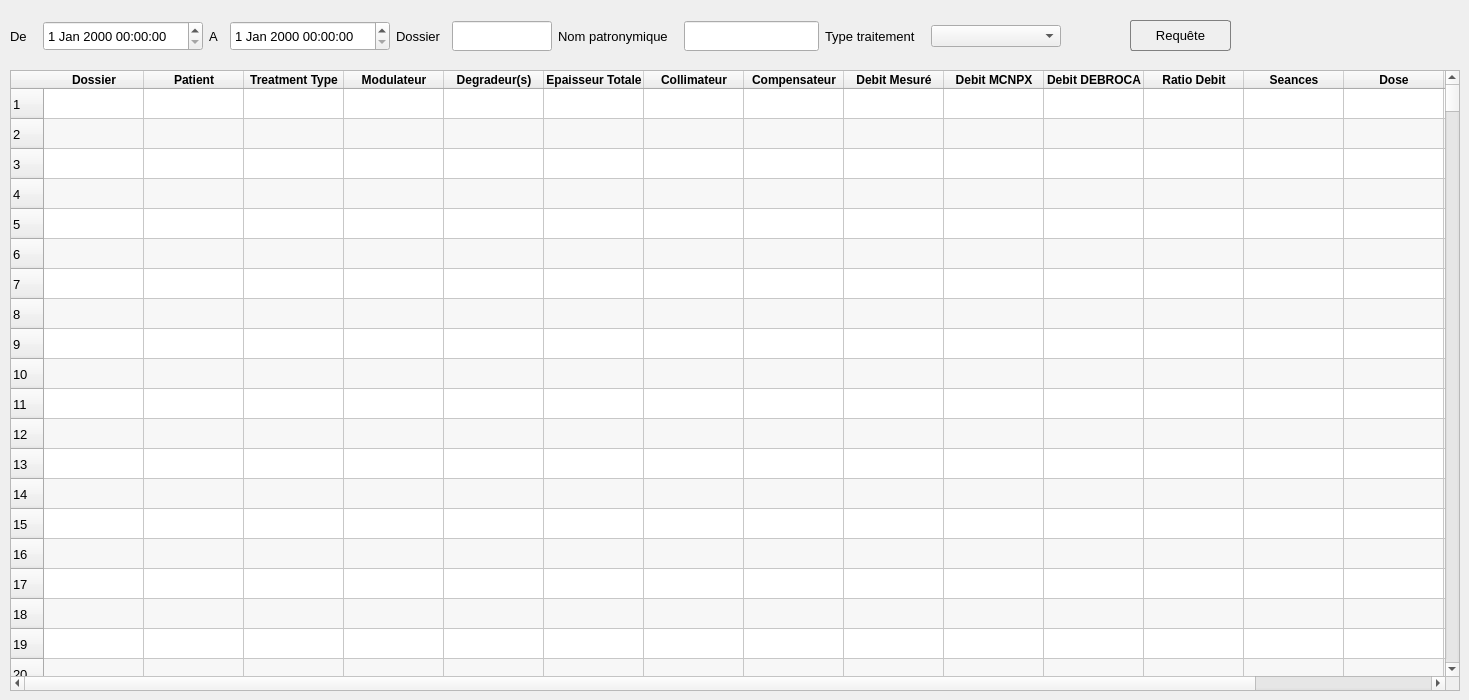
    <widget class="QWidget" name="dossierWidget">
     <widget class="QPushButton" name="listDossier_createNewDossierPushButton">
      <property name="geometry">
       <rect>
        <x>1350</x>
        <y>9</y>
        <width>50</width>
        <height>50</height>
       </rect>
      </property>
      <property name="toolTip">
       <string extracomment="Create new dossier"/>
      </property>
      <property name="toolTipDuration">
       <number>2</number>
      </property>
      <property name="statusTip">
       <string extracomment="test2"/>
      </property>
      <property name="whatsThis">
       <string extracomment="test1"/>
      </property>
      <property name="accessibleDescription">
       <string extracomment="test3"/>
      </property>
      <property name="styleSheet">
       <string notr="true">QPushButton {
border-image: url(:/images/create_new_button.png);
border-radius:25px;
}
QPushButton:pressed {
border-width: 2px;
border-style: inset;
}
</string>
      </property>
      <property name="text">
       <string extracomment="test4"/>
      </property>
     </widget>
     <widget class="QTableWidget" name="listDossier_dossierTableWidget">
      <property name="geometry">
       <rect>
        <x>10</x>
        <y>70</y>
        <width>1450</width>
        <height>621</height>
       </rect>
      </property>
      <property name="font">
       <font>
        <pointsize>10</pointsize>
       </font>
      </property>
      <property name="styleSheet">
       <string notr="true"/>
      </property>
      <property name="frameShape">
       <enum>QFrame::StyledPanel</enum>
      </property>
      <property name="frameShadow">
       <enum>QFrame::Plain</enum>
      </property>
      <property name="lineWidth">
       <number>4</number>
      </property>
      <property name="midLineWidth">
       <number>6</number>
      </property>
      <property name="alternatingRowColors">
       <bool>true</bool>
      </property>
      <property name="rowCount">
       <number>1000</number>
      </property>
      <row/>
      <row/>
      <row/>
      <row/>
      <row/>
      <row/>
      <row/>
      <row/>
      <row/>
      <row/>
      <row/>
      <row/>
      <row/>
      <row/>
      <row/>
      <row/>
      <row/>
      <row/>
      <row/>
      <row/>
      <row/>
      <row/>
      <row/>
      <row/>
      <row/>
      <row/>
      <row/>
      <row/>
      <row/>
      <row/>
      <row/>
      <row/>
      <row/>
      <row/>
      <row/>
      <row/>
      <row/>
      <row/>
      <row/>
      <row/>
      <row/>
      <row/>
      <row/>
      <row/>
      <row/>
      <row/>
      <row/>
      <row/>
      <row/>
      <row/>
      <row/>
      <row/>
      <row/>
      <row/>
      <row/>
      <row/>
      <row/>
      <row/>
      <row/>
      <row/>
      <row/>
      <row/>
      <row/>
      <row/>
      <row/>
      <row/>
      <row/>
      <row/>
      <row/>
      <row/>
      <row/>
      <row/>
      <row/>
      <row/>
      <row/>
      <row/>
      <row/>
      <row/>
      <row/>
      <row/>
      <row/>
      <row/>
      <row/>
      <row/>
      <row/>
      <row/>
      <row/>
      <row/>
      <row/>
      <row/>
      <row/>
      <row/>
      <row/>
      <row/>
      <row/>
      <row/>
      <row/>
      <row/>
      <row/>
      <row/>
      <row/>
      <row/>
      <row/>
      <row/>
      <row/>
      <row/>
      <row/>
      <row/>
      <row/>
      <row/>
      <row/>
      <row/>
      <row/>
      <row/>
      <row/>
      <row/>
      <row/>
      <row/>
      <row/>
      <row/>
      <row/>
      <row/>
      <row/>
      <row/>
      <row/>
      <row/>
      <row/>
      <row/>
      <row/>
      <row/>
      <row/>
      <row/>
      <row/>
      <row/>
      <row/>
      <row/>
      <row/>
      <row/>
      <row/>
      <row/>
      <row/>
      <row/>
      <row/>
      <row/>
      <row/>
      <row/>
      <row/>
      <row/>
      <row/>
      <row/>
      <row/>
      <row/>
      <row/>
      <row/>
      <row/>
      <row/>
      <row/>
      <row/>
      <row/>
      <row/>
      <row/>
      <row/>
      <row/>
      <row/>
      <row/>
      <row/>
      <row/>
      <row/>
      <row/>
      <row/>
      <row/>
      <row/>
      <row/>
      <row/>
      <row/>
      <row/>
      <row/>
      <row/>
      <row/>
      <row/>
      <row/>
      <row/>
      <row/>
      <row/>
      <row/>
      <row/>
      <row/>
      <row/>
      <row/>
      <row/>
      <row/>
      <row/>
      <row/>
      <row/>
      <row/>
      <row/>
      <row/>
      <row/>
      <row/>
      <row/>
      <row/>
      <row/>
      <row/>
      <row/>
      <row/>
      <row/>
      <row/>
      <row/>
      <row/>
      <row/>
      <row/>
      <row/>
      <row/>
      <row/>
      <row/>
      <row/>
      <row/>
      <row/>
      <row/>
      <row/>
      <row/>
      <row/>
      <row/>
      <row/>
      <row/>
      <row/>
      <row/>
      <row/>
      <row/>
      <row/>
      <row/>
      <row/>
      <row/>
      <row/>
      <row/>
      <row/>
      <row/>
      <row/>
      <row/>
      <row/>
      <row/>
      <row/>
      <row/>
      <row/>
      <row/>
      <row/>
      <row/>
      <row/>
      <row/>
      <row/>
      <row/>
      <row/>
      <row/>
      <row/>
      <row/>
      <row/>
      <row/>
      <row/>
      <row/>
      <row/>
      <row/>
      <row/>
      <row/>
      <row/>
      <row/>
      <row/>
      <row/>
      <row/>
      <row/>
      <row/>
      <row/>
      <row/>
      <row/>
      <row/>
      <row/>
      <row/>
      <row/>
      <row/>
      <row/>
      <row/>
      <row/>
      <row/>
      <row/>
      <row/>
      <row/>
      <row/>
      <row/>
      <row/>
      <row/>
      <row/>
      <row/>
      <row/>
      <row/>
      <row/>
      <row/>
      <row/>
      <row/>
      <row/>
      <row/>
      <row/>
      <row/>
      <row/>
      <row/>
      <row/>
      <row/>
      <row/>
      <row/>
      <row/>
      <row/>
      <row/>
      <row/>
      <row/>
      <row/>
      <row/>
      <row/>
      <row/>
      <row/>
      <row/>
      <row/>
      <row/>
      <row/>
      <row/>
      <row/>
      <row/>
      <row/>
      <row/>
      <row/>
      <row/>
      <row/>
      <row/>
      <row/>
      <row/>
      <row/>
      <row/>
      <row/>
      <row/>
      <row/>
      <row/>
      <row/>
      <row/>
      <row/>
      <row/>
      <row/>
      <row/>
      <row/>
      <row/>
      <row/>
      <row/>
      <row/>
      <row/>
      <row/>
      <row/>
      <row/>
      <row/>
      <row/>
      <row/>
      <row/>
      <row/>
      <row/>
      <row/>
      <row/>
      <row/>
      <row/>
      <row/>
      <row/>
      <row/>
      <row/>
      <row/>
      <row/>
      <row/>
      <row/>
      <row/>
      <row/>
      <row/>
      <row/>
      <row/>
      <row/>
      <row/>
      <row/>
      <row/>
      <row/>
      <row/>
      <row/>
      <row/>
      <row/>
      <row/>
      <row/>
      <row/>
      <row/>
      <row/>
      <row/>
      <row/>
      <row/>
      <row/>
      <row/>
      <row/>
      <row/>
      <row/>
      <row/>
      <row/>
      <row/>
      <row/>
      <row/>
      <row/>
      <row/>
      <row/>
      <row/>
      <row/>
      <row/>
      <row/>
      <row/>
      <row/>
      <row/>
      <row/>
      <row/>
      <row/>
      <row/>
      <row/>
      <row/>
      <row/>
      <row/>
      <row/>
      <row/>
      <row/>
      <row/>
      <row/>
      <row/>
      <row/>
      <row/>
      <row/>
      <row/>
      <row/>
      <row/>
      <row/>
      <row/>
      <row/>
      <row/>
      <row/>
      <row/>
      <row/>
      <row/>
      <row/>
      <row/>
      <row/>
      <row/>
      <row/>
      <row/>
      <row/>
      <row/>
      <row/>
      <row/>
      <row/>
      <row/>
      <row/>
      <row/>
      <row/>
      <row/>
      <row/>
      <row/>
      <row/>
      <row/>
      <row/>
      <row/>
      <row/>
      <row/>
      <row/>
      <row/>
      <row/>
      <row/>
      <row/>
      <row/>
      <row/>
      <row/>
      <row/>
      <row/>
      <row/>
      <row/>
      <row/>
      <row/>
      <row/>
      <row/>
      <row/>
      <row/>
      <row/>
      <row/>
      <row/>
      <row/>
      <row/>
      <row/>
      <row/>
      <row/>
      <row/>
      <row/>
      <row/>
      <row/>
      <row/>
      <row/>
      <row/>
      <row/>
      <row/>
      <row/>
      <row/>
      <row/>
      <row/>
      <row/>
      <row/>
      <row/>
      <row/>
      <row/>
      <row/>
      <row/>
      <row/>
      <row/>
      <row/>
      <row/>
      <row/>
      <row/>
      <row/>
      <row/>
      <row/>
      <row/>
      <row/>
      <row/>
      <row/>
      <row/>
      <row/>
      <row/>
      <row/>
      <row/>
      <row/>
      <row/>
      <row/>
      <row/>
      <row/>
      <row/>
      <row/>
      <row/>
      <row/>
      <row/>
      <row/>
      <row/>
      <row/>
      <row/>
      <row/>
      <row/>
      <row/>
      <row/>
      <row/>
      <row/>
      <row/>
      <row/>
      <row/>
      <row/>
      <row/>
      <row/>
      <row/>
      <row/>
      <row/>
      <row/>
      <row/>
      <row/>
      <row/>
      <row/>
      <row/>
      <row/>
      <row/>
      <row/>
      <row/>
      <row/>
      <row/>
      <row/>
      <row/>
      <row/>
      <row/>
      <row/>
      <row/>
      <row/>
      <row/>
      <row/>
      <row/>
      <row/>
      <row/>
      <row/>
      <row/>
      <row/>
      <row/>
      <row/>
      <row/>
      <row/>
      <row/>
      <row/>
      <row/>
      <row/>
      <row/>
      <row/>
      <row/>
      <row/>
      <row/>
      <row/>
      <row/>
      <row/>
      <row/>
      <row/>
      <row/>
      <row/>
      <row/>
      <row/>
      <row/>
      <row/>
      <row/>
      <row/>
      <row/>
      <row/>
      <row/>
      <row/>
      <row/>
      <row/>
      <row/>
      <row/>
      <row/>
      <row/>
      <row/>
      <row/>
      <row/>
      <row/>
      <row/>
      <row/>
      <row/>
      <row/>
      <row/>
      <row/>
      <row/>
      <row/>
      <row/>
      <row/>
      <row/>
      <row/>
      <row/>
      <row/>
      <row/>
      <row/>
      <row/>
      <row/>
      <row/>
      <row/>
      <row/>
      <row/>
      <row/>
      <row/>
      <row/>
      <row/>
      <row/>
      <row/>
      <row/>
      <row/>
      <row/>
      <row/>
      <row/>
      <row/>
      <row/>
      <row/>
      <row/>
      <row/>
      <row/>
      <row/>
      <row/>
      <row/>
      <row/>
      <row/>
      <row/>
      <row/>
      <row/>
      <row/>
      <row/>
      <row/>
      <row/>
      <row/>
      <row/>
      <row/>
      <row/>
      <row/>
      <row/>
      <row/>
      <row/>
      <row/>
      <row/>
      <row/>
      <row/>
      <row/>
      <row/>
      <row/>
      <row/>
      <row/>
      <row/>
      <row/>
      <row/>
      <row/>
      <row/>
      <row/>
      <row/>
      <row/>
      <row/>
      <row/>
      <row/>
      <row/>
      <row/>
      <row/>
      <row/>
      <row/>
      <row/>
      <row/>
      <row/>
      <row/>
      <row/>
      <row/>
      <row/>
      <row/>
      <row/>
      <row/>
      <row/>
      <row/>
      <row/>
      <row/>
      <row/>
      <row/>
      <row/>
      <row/>
      <row/>
      <row/>
      <row/>
      <row/>
      <row/>
      <row/>
      <row/>
      <row/>
      <row/>
      <row/>
      <row/>
      <row/>
      <row/>
      <row/>
      <row/>
      <row/>
      <row/>
      <row/>
      <row/>
      <row/>
      <row/>
      <row/>
      <row/>
      <row/>
      <row/>
      <row/>
      <row/>
      <row/>
      <row/>
      <row/>
      <row/>
      <row/>
      <row/>
      <row/>
      <row/>
      <row/>
      <row/>
      <row/>
      <row/>
      <row/>
      <row/>
      <row/>
      <row/>
      <row/>
      <row/>
      <row/>
      <row/>
      <row/>
      <row/>
      <row/>
      <row/>
      <row/>
      <row/>
      <row/>
      <row/>
      <row/>
      <row/>
      <row/>
      <row/>
      <row/>
      <row/>
      <row/>
      <row/>
      <row/>
      <row/>
      <row/>
      <row/>
      <row/>
      <row/>
      <row/>
      <row/>
      <row/>
      <row/>
      <row/>
      <row/>
      <row/>
      <row/>
      <row/>
      <row/>
      <row/>
      <row/>
      <row/>
      <row/>
      <row/>
      <row/>
      <row/>
      <row/>
      <row/>
      <row/>
      <row/>
      <row/>
      <row/>
      <row/>
      <row/>
      <row/>
      <row/>
      <row/>
      <row/>
      <row/>
      <row/>
      <row/>
      <row/>
      <row/>
      <row/>
      <row/>
      <row/>
      <row/>
      <row/>
      <row/>
      <row/>
      <row/>
      <row/>
      <row/>
      <row/>
      <row/>
      <row/>
      <row/>
      <row/>
      <row/>
      <row/>
      <row/>
      <row/>
      <row/>
      <row/>
      <row/>
      <row/>
      <row/>
      <row/>
      <row/>
      <row/>
      <row/>
      <row/>
      <row/>
      <row/>
      <row/>
      <row/>
      <row/>
      <row/>
      <row/>
      <row/>
      <row/>
      <row/>
      <row/>
      <row/>
      <row/>
      <row/>
      <row/>
      <row/>
      <row/>
      <row/>
      <row/>
      <row/>
      <row/>
      <row/>
      <row/>
      <row/>
      <row/>
      <row/>
      <row/>
      <row/>
      <row/>
      <row/>
      <row/>
      <row/>
      <row/>
      <row/>
      <row/>
      <row/>
      <row/>
      <row/>
      <row/>
      <row/>
      <row/>
      <row/>
      <row/>
      <row/>
      <row/>
      <row/>
      <row/>
      <row/>
      <row/>
      <row/>
      <row/>
      <row/>
      <row/>
      <row/>
      <row/>
      <row/>
      <row/>
      <row/>
      <row/>
      <row/>
      <row/>
      <row/>
      <row/>
      <row/>
      <row/>
      <row/>
      <row/>
      <row/>
      <row/>
      <row/>
      <row/>
      <row/>
      <row/>
      <row/>
      <row/>
      <row/>
      <row/>
      <row/>
      <row/>
      <row/>
      <row/>
      <row/>
      <row/>
      <row/>
      <row/>
      <row/>
      <row/>
      <row/>
      <row/>
      <row/>
      <row/>
      <row/>
      <row/>
      <row/>
      <row/>
      <row/>
      <row/>
      <row/>
      <row/>
      <row/>
      <row/>
      <row/>
      <row/>
      <row/>
      <row/>
      <row/>
      <row/>
      <row/>
      <row/>
      <row/>
      <row/>
      <row/>
      <row/>
      <row/>
      <row/>
      <row/>
      <row/>
      <row/>
      <row/>
      <row/>
      <row/>
      <row/>
      <row/>
      <row/>
      <row/>
      <row/>
      <row/>
      <row/>
      <row/>
      <row/>
      <row/>
      <row/>
      <row/>
      <row/>
      <row/>
      <row/>
      <row/>
      <row/>
      <row/>
      <row/>
      <row/>
      <column>
       <property name="text">
        <string>Dossier</string>
       </property>
       <property name="font">
        <font>
         <pointsize>9</pointsize>
         <weight>75</weight>
         <bold>true</bold>
        </font>
       </property>
       <property name="textAlignment">
        <set>AlignCenter</set>
       </property>
       <property name="background">
        <color>
         <red>234</red>
         <green>234</green>
         <blue>234</blue>
        </color>
       </property>
      </column>
      <column>
       <property name="text">
        <string>Patient</string>
       </property>
       <property name="font">
        <font>
         <pointsize>9</pointsize>
         <weight>75</weight>
         <bold>true</bold>
        </font>
       </property>
       <property name="textAlignment">
        <set>AlignCenter</set>
       </property>
       <property name="background">
        <color>
         <red>234</red>
         <green>234</green>
         <blue>234</blue>
        </color>
       </property>
      </column>
      <column>
       <property name="text">
        <string>Treatment Type</string>
       </property>
       <property name="font">
        <font>
         <pointsize>9</pointsize>
         <weight>75</weight>
         <bold>true</bold>
        </font>
       </property>
       <property name="textAlignment">
        <set>AlignCenter</set>
       </property>
       <property name="background">
        <color>
         <red>234</red>
         <green>234</green>
         <blue>234</blue>
        </color>
       </property>
      </column>
      <column>
       <property name="text">
        <string>Modulateur</string>
       </property>
       <property name="font">
        <font>
         <pointsize>9</pointsize>
         <weight>75</weight>
         <bold>true</bold>
        </font>
       </property>
       <property name="textAlignment">
        <set>AlignCenter</set>
       </property>
       <property name="background">
        <color>
         <red>234</red>
         <green>234</green>
         <blue>234</blue>
        </color>
       </property>
      </column>
      <column>
       <property name="text">
        <string>Degradeur(s)</string>
       </property>
       <property name="font">
        <font>
         <pointsize>9</pointsize>
         <weight>75</weight>
         <bold>true</bold>
        </font>
       </property>
       <property name="textAlignment">
        <set>AlignCenter</set>
       </property>
       <property name="background">
        <color>
         <red>230</red>
         <green>230</green>
         <blue>230</blue>
        </color>
       </property>
      </column>
      <column>
       <property name="text">
        <string>Epaisseur Totale</string>
       </property>
       <property name="font">
        <font>
         <pointsize>9</pointsize>
         <weight>75</weight>
         <bold>true</bold>
        </font>
       </property>
       <property name="textAlignment">
        <set>AlignCenter</set>
       </property>
       <property name="background">
        <color>
         <red>231</red>
         <green>231</green>
         <blue>231</blue>
        </color>
       </property>
      </column>
      <column>
       <property name="text">
        <string>Collimateur</string>
       </property>
       <property name="font">
        <font>
         <pointsize>9</pointsize>
         <weight>75</weight>
         <bold>true</bold>
        </font>
       </property>
       <property name="textAlignment">
        <set>AlignCenter</set>
       </property>
       <property name="background">
        <color>
         <red>231</red>
         <green>231</green>
         <blue>231</blue>
        </color>
       </property>
      </column>
      <column>
       <property name="text">
        <string>Compensateur</string>
       </property>
       <property name="font">
        <font>
         <pointsize>9</pointsize>
         <weight>75</weight>
         <bold>true</bold>
        </font>
       </property>
       <property name="textAlignment">
        <set>AlignCenter</set>
       </property>
       <property name="background">
        <color>
         <red>230</red>
         <green>230</green>
         <blue>230</blue>
        </color>
       </property>
      </column>
      <column>
       <property name="text">
        <string>Debit Mesuré</string>
       </property>
       <property name="font">
        <font>
         <pointsize>9</pointsize>
         <weight>75</weight>
         <bold>true</bold>
        </font>
       </property>
       <property name="textAlignment">
        <set>AlignCenter</set>
       </property>
       <property name="background">
        <color>
         <red>229</red>
         <green>229</green>
         <blue>229</blue>
        </color>
       </property>
      </column>
      <column>
       <property name="text">
        <string>Debit MCNPX</string>
       </property>
       <property name="font">
        <font>
         <pointsize>9</pointsize>
         <weight>75</weight>
         <bold>true</bold>
        </font>
       </property>
       <property name="textAlignment">
        <set>AlignCenter</set>
       </property>
       <property name="background">
        <color>
         <red>235</red>
         <green>235</green>
         <blue>235</blue>
        </color>
       </property>
      </column>
      <column>
       <property name="text">
        <string>Debit DEBROCA</string>
       </property>
       <property name="font">
        <font>
         <pointsize>9</pointsize>
         <weight>75</weight>
         <bold>true</bold>
        </font>
       </property>
       <property name="textAlignment">
        <set>AlignCenter</set>
       </property>
       <property name="background">
        <color>
         <red>232</red>
         <green>232</green>
         <blue>232</blue>
        </color>
       </property>
      </column>
      <column>
       <property name="text">
        <string>Ratio Debit</string>
       </property>
       <property name="font">
        <font>
         <pointsize>9</pointsize>
         <weight>75</weight>
         <bold>true</bold>
        </font>
       </property>
       <property name="textAlignment">
        <set>AlignCenter</set>
       </property>
       <property name="background">
        <color>
         <red>235</red>
         <green>235</green>
         <blue>235</blue>
        </color>
       </property>
      </column>
      <column>
       <property name="text">
        <string>Seances</string>
       </property>
       <property name="font">
        <font>
         <pointsize>9</pointsize>
         <weight>75</weight>
         <bold>true</bold>
        </font>
       </property>
       <property name="textAlignment">
        <set>AlignCenter</set>
       </property>
       <property name="background">
        <color>
         <red>229</red>
         <green>229</green>
         <blue>229</blue>
        </color>
       </property>
      </column>
      <column>
       <property name="text">
        <string>Dose</string>
       </property>
       <property name="font">
        <font>
         <pointsize>9</pointsize>
         <weight>75</weight>
         <bold>true</bold>
        </font>
       </property>
       <property name="textAlignment">
        <set>AlignCenter</set>
       </property>
       <property name="background">
        <color>
         <red>229</red>
         <green>229</green>
         <blue>229</blue>
        </color>
       </property>
      </column>
      <column>
       <property name="text">
        <string>X-rays</string>
       </property>
       <property name="font">
        <font>
         <pointsize>9</pointsize>
         <weight>75</weight>
         <bold>true</bold>
        </font>
       </property>
       <property name="textAlignment">
        <set>AlignCenter</set>
       </property>
       <property name="background">
        <color>
         <red>231</red>
         <green>231</green>
         <blue>231</blue>
        </color>
       </property>
      </column>
      <column>
       <property name="text">
        <string>Comments</string>
       </property>
       <property name="font">
        <font>
         <pointsize>9</pointsize>
         <weight>75</weight>
         <bold>true</bold>
        </font>
       </property>
       <property name="textAlignment">
        <set>AlignCenter</set>
       </property>
       <property name="background">
        <color>
         <red>234</red>
         <green>234</green>
         <blue>234</blue>
        </color>
       </property>
      </column>
     </widget>
     <widget class="QWidget" name="horizontalLayoutWidget_2">
      <property name="geometry">
       <rect>
        <x>10</x>
        <y>20</y>
        <width>1051</width>
        <height>32</height>
       </rect>
      </property>
      <layout class="QHBoxLayout" name="horizontalLayout">
       <item>
        <widget class="QLabel" name="listDossier_fromTimeLabel">
         <property name="minimumSize">
          <size>
           <width>27</width>
           <height>0</height>
          </size>
         </property>
         <property name="maximumSize">
          <size>
           <width>27</width>
           <height>100</height>
          </size>
         </property>
         <property name="font">
          <font>
           <pointsize>10</pointsize>
          </font>
         </property>
         <property name="text">
          <string>De</string>
         </property>
        </widget>
       </item>
       <item>
        <widget class="QDateTimeEdit" name="listDossier_fromTimeDateTimeEdit">
         <property name="minimumSize">
          <size>
           <width>160</width>
           <height>30</height>
          </size>
         </property>
         <property name="maximumSize">
          <size>
           <width>160</width>
           <height>16777215</height>
          </size>
         </property>
         <property name="font">
          <font>
           <pointsize>10</pointsize>
          </font>
         </property>
        </widget>
       </item>
       <item>
        <widget class="QLabel" name="listDossier_toTimeLabel">
         <property name="minimumSize">
          <size>
           <width>15</width>
           <height>0</height>
          </size>
         </property>
         <property name="maximumSize">
          <size>
           <width>15</width>
           <height>16777215</height>
          </size>
         </property>
         <property name="font">
          <font>
           <pointsize>10</pointsize>
          </font>
         </property>
         <property name="text">
          <string>A</string>
         </property>
        </widget>
       </item>
       <item>
        <widget class="QDateTimeEdit" name="listDossier_toTimeDateTimeEdit">
         <property name="minimumSize">
          <size>
           <width>160</width>
           <height>30</height>
          </size>
         </property>
         <property name="maximumSize">
          <size>
           <width>160</width>
           <height>16777215</height>
          </size>
         </property>
         <property name="font">
          <font>
           <pointsize>10</pointsize>
          </font>
         </property>
        </widget>
       </item>
       <item>
        <widget class="QLabel" name="dossierPage_dossierLabel">
         <property name="minimumSize">
          <size>
           <width>50</width>
           <height>0</height>
          </size>
         </property>
         <property name="maximumSize">
          <size>
           <width>50</width>
           <height>16777215</height>
          </size>
         </property>
         <property name="font">
          <font>
           <pointsize>10</pointsize>
          </font>
         </property>
         <property name="text">
          <string>Dossier</string>
         </property>
        </widget>
       </item>
       <item>
        <widget class="QLineEdit" name="dossierPage_dossierLineEdit">
         <property name="minimumSize">
          <size>
           <width>100</width>
           <height>30</height>
          </size>
         </property>
         <property name="maximumSize">
          <size>
           <width>100</width>
           <height>16777215</height>
          </size>
         </property>
         <property name="font">
          <font>
           <pointsize>10</pointsize>
          </font>
         </property>
         <property name="alignment">
          <set>Qt::AlignCenter</set>
         </property>
        </widget>
       </item>
       <item>
        <widget class="QLabel" name="dossierPage_lastNameLabel">
         <property name="minimumSize">
          <size>
           <width>120</width>
           <height>0</height>
          </size>
         </property>
         <property name="maximumSize">
          <size>
           <width>120</width>
           <height>16777215</height>
          </size>
         </property>
         <property name="font">
          <font>
           <pointsize>10</pointsize>
          </font>
         </property>
         <property name="text">
          <string>Nom patronymique</string>
         </property>
        </widget>
       </item>
       <item>
        <widget class="QLineEdit" name="dossierPage_lastNameLineEdit">
         <property name="minimumSize">
          <size>
           <width>135</width>
           <height>30</height>
          </size>
         </property>
         <property name="maximumSize">
          <size>
           <width>135</width>
           <height>16777215</height>
          </size>
         </property>
         <property name="font">
          <font>
           <pointsize>10</pointsize>
          </font>
         </property>
         <property name="alignment">
          <set>Qt::AlignCenter</set>
         </property>
        </widget>
       </item>
       <item>
        <widget class="QLabel" name="dossierPage_lastNameLabel_2">
         <property name="minimumSize">
          <size>
           <width>100</width>
           <height>0</height>
          </size>
         </property>
         <property name="maximumSize">
          <size>
           <width>100</width>
           <height>16777215</height>
          </size>
         </property>
         <property name="font">
          <font>
           <pointsize>10</pointsize>
          </font>
         </property>
         <property name="text">
          <string>Type traitement</string>
         </property>
        </widget>
       </item>
       <item>
        <widget class="QComboBox" name="dossierPage_comboBox_filter_treatmenttype"/>
       </item>
      </layout>
     </widget>
     <widget class="QPushButton" name="listDossier_queryPushButton">
      <property name="geometry">
       <rect>
        <x>1130</x>
        <y>20</y>
        <width>101</width>
        <height>31</height>
       </rect>
      </property>
      <property name="minimumSize">
       <size>
        <width>0</width>
        <height>0</height>
       </size>
      </property>
      <property name="font">
       <font>
        <pointsize>10</pointsize>
       </font>
      </property>
      <property name="styleSheet">
       <string notr="true">QPushButton {
border-radius:3px;
border-style: solid; 
border-width: 1px;
border-color: grey;
}

QPushButton:pressed {
border-radius:3px;
border-style: solid; 
border-width: 2px;
border-color: grey;
}</string>
      </property>
      <property name="text">
       <string>Requête</string>
      </property>
     </widget>
    </widget>
